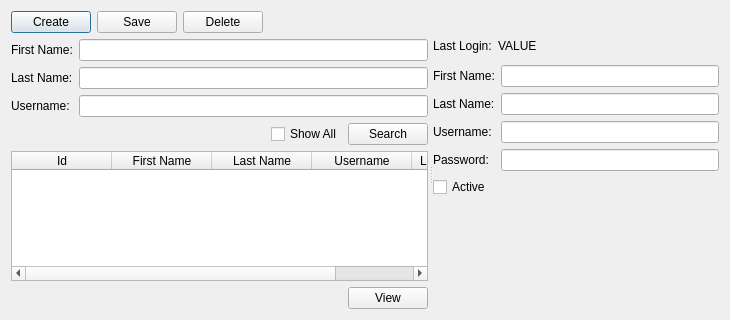
<?xml version="1.0" encoding="UTF-8"?>
<ui version="4.0">
 <class>Dialog</class>
 <widget class="QDialog" name="Dialog">
  <property name="geometry">
   <rect>
    <x>0</x>
    <y>0</y>
    <width>730</width>
    <height>320</height>
   </rect>
  </property>
  <property name="minimumSize">
   <size>
    <width>500</width>
    <height>300</height>
   </size>
  </property>
  <property name="windowTitle">
   <string>User Administration</string>
  </property>
  <layout class="QVBoxLayout" name="verticalLayout_2" stretch="0,1">
   <item>
    <layout class="QHBoxLayout" name="horizontalLayout_4">
     <item>
      <widget class="QPushButton" name="create_pushButton">
       <property name="text">
        <string>Create</string>
       </property>
      </widget>
     </item>
     <item>
      <widget class="QPushButton" name="save_pushButton">
       <property name="text">
        <string>Save</string>
       </property>
      </widget>
     </item>
     <item>
      <widget class="QPushButton" name="delete_pushButton">
       <property name="text">
        <string>Delete</string>
       </property>
      </widget>
     </item>
     <item>
      <spacer name="horizontalSpacer_7">
       <property name="orientation">
        <enum>Qt::Horizontal</enum>
       </property>
       <property name="sizeHint" stdset="0">
        <size>
         <width>40</width>
         <height>20</height>
        </size>
       </property>
      </spacer>
     </item>
    </layout>
   </item>
   <item>
    <widget class="QSplitter" name="splitter">
     <property name="orientation">
      <enum>Qt::Horizontal</enum>
     </property>
     <property name="handleWidth">
      <number>5</number>
     </property>
     <property name="childrenCollapsible">
      <bool>false</bool>
     </property>
     <widget class="QWidget" name="layoutWidget_3">
      <layout class="QVBoxLayout" name="verticalLayout_8" stretch="0,0,1,0">
       <item>
        <layout class="QFormLayout" name="formLayout_13">
         <item row="0" column="0">
          <widget class="QLabel" name="label_21">
           <property name="text">
            <string>First Name:</string>
           </property>
          </widget>
         </item>
         <item row="0" column="1">
          <widget class="QLineEdit" name="search_first_name_lineEdit"/>
         </item>
         <item row="1" column="0">
          <widget class="QLabel" name="label_22">
           <property name="text">
            <string>Last Name:</string>
           </property>
          </widget>
         </item>
         <item row="1" column="1">
          <widget class="QLineEdit" name="search_last_name_lineEdit"/>
         </item>
         <item row="2" column="0">
          <widget class="QLabel" name="label_23">
           <property name="text">
            <string>Username:</string>
           </property>
          </widget>
         </item>
         <item row="2" column="1">
          <widget class="QLineEdit" name="search_username_lineEdit"/>
         </item>
        </layout>
       </item>
       <item>
        <layout class="QHBoxLayout" name="horizontalLayout_13" stretch="1,0,0">
         <item>
          <spacer name="horizontalSpacer_4">
           <property name="orientation">
            <enum>Qt::Horizontal</enum>
           </property>
           <property name="sizeHint" stdset="0">
            <size>
             <width>40</width>
             <height>20</height>
            </size>
           </property>
          </spacer>
         </item>
         <item>
          <widget class="QCheckBox" name="search_show_all_checkBox">
           <property name="text">
            <string>Show All</string>
           </property>
          </widget>
         </item>
         <item>
          <widget class="QPushButton" name="search_pushButton">
           <property name="text">
            <string>Search</string>
           </property>
          </widget>
         </item>
        </layout>
       </item>
       <item>
        <widget class="QTableWidget" name="search_tableWidget">
         <property name="editTriggers">
          <set>QAbstractItemView::NoEditTriggers</set>
         </property>
         <property name="alternatingRowColors">
          <bool>true</bool>
         </property>
         <property name="selectionMode">
          <enum>QAbstractItemView::SingleSelection</enum>
         </property>
         <property name="selectionBehavior">
          <enum>QAbstractItemView::SelectRows</enum>
         </property>
         <attribute name="horizontalHeaderStretchLastSection">
          <bool>true</bool>
         </attribute>
         <column>
          <property name="text">
           <string>Id</string>
          </property>
         </column>
         <column>
          <property name="text">
           <string>First Name</string>
          </property>
         </column>
         <column>
          <property name="text">
           <string>Last Name</string>
          </property>
         </column>
         <column>
          <property name="text">
           <string>Username</string>
          </property>
         </column>
         <column>
          <property name="text">
           <string>Last Login Date</string>
          </property>
         </column>
        </widget>
       </item>
       <item>
        <layout class="QHBoxLayout" name="horizontalLayout_14" stretch="1,0">
         <item>
          <spacer name="horizontalSpacer_5">
           <property name="orientation">
            <enum>Qt::Horizontal</enum>
           </property>
           <property name="sizeHint" stdset="0">
            <size>
             <width>40</width>
             <height>20</height>
            </size>
           </property>
          </spacer>
         </item>
         <item>
          <widget class="QPushButton" name="search_view_pushButton">
           <property name="toolTip">
            <string>View selected item.</string>
           </property>
           <property name="text">
            <string>View</string>
           </property>
          </widget>
         </item>
        </layout>
       </item>
      </layout>
     </widget>
     <widget class="QWidget" name="">
      <layout class="QVBoxLayout" name="verticalLayout">
       <item>
        <layout class="QHBoxLayout" name="horizontalLayout_2" stretch="0,1">
         <item>
          <layout class="QFormLayout" name="formLayout_2">
           <item row="0" column="1">
            <widget class="QLabel" name="last_login_value_label">
             <property name="text">
              <string>VALUE</string>
             </property>
            </widget>
           </item>
           <item row="0" column="0">
            <widget class="QLabel" name="label_5">
             <property name="text">
              <string>Last Login:</string>
             </property>
            </widget>
           </item>
          </layout>
         </item>
         <item>
          <spacer name="horizontalSpacer">
           <property name="orientation">
            <enum>Qt::Horizontal</enum>
           </property>
           <property name="sizeHint" stdset="0">
            <size>
             <width>40</width>
             <height>20</height>
            </size>
           </property>
          </spacer>
         </item>
        </layout>
       </item>
       <item>
        <layout class="QFormLayout" name="formLayout">
         <item row="0" column="0">
          <widget class="QLabel" name="label">
           <property name="text">
            <string>First Name:</string>
           </property>
          </widget>
         </item>
         <item row="0" column="1">
          <widget class="QLineEdit" name="first_name_lineEdit"/>
         </item>
         <item row="1" column="0">
          <widget class="QLabel" name="label_2">
           <property name="text">
            <string>Last Name:</string>
           </property>
          </widget>
         </item>
         <item row="1" column="1">
          <widget class="QLineEdit" name="last_name_lineEdit"/>
         </item>
         <item row="2" column="0">
          <widget class="QLabel" name="label_3">
           <property name="text">
            <string>Username:</string>
           </property>
          </widget>
         </item>
         <item row="2" column="1">
          <widget class="QLineEdit" name="username_lineEdit"/>
         </item>
         <item row="3" column="0">
          <widget class="QLabel" name="label_4">
           <property name="text">
            <string>Password:</string>
           </property>
          </widget>
         </item>
         <item row="3" column="1">
          <widget class="QLineEdit" name="password_lineEdit">
           <property name="echoMode">
            <enum>QLineEdit::PasswordEchoOnEdit</enum>
           </property>
          </widget>
         </item>
        </layout>
       </item>
       <item>
        <layout class="QHBoxLayout" name="horizontalLayout" stretch="0,1">
         <item>
          <widget class="QCheckBox" name="active_checkBox">
           <property name="text">
            <string>Active</string>
           </property>
          </widget>
         </item>
         <item>
          <spacer name="horizontalSpacer_2">
           <property name="orientation">
            <enum>Qt::Horizontal</enum>
           </property>
           <property name="sizeHint" stdset="0">
            <size>
             <width>40</width>
             <height>20</height>
            </size>
           </property>
          </spacer>
         </item>
        </layout>
       </item>
       <item>
        <spacer name="verticalSpacer">
         <property name="orientation">
          <enum>Qt::Vertical</enum>
         </property>
         <property name="sizeHint" stdset="0">
          <size>
           <width>20</width>
           <height>40</height>
          </size>
         </property>
        </spacer>
       </item>
      </layout>
     </widget>
    </widget>
   </item>
  </layout>
 </widget>
 <resources/>
 <connections/>
</ui>
